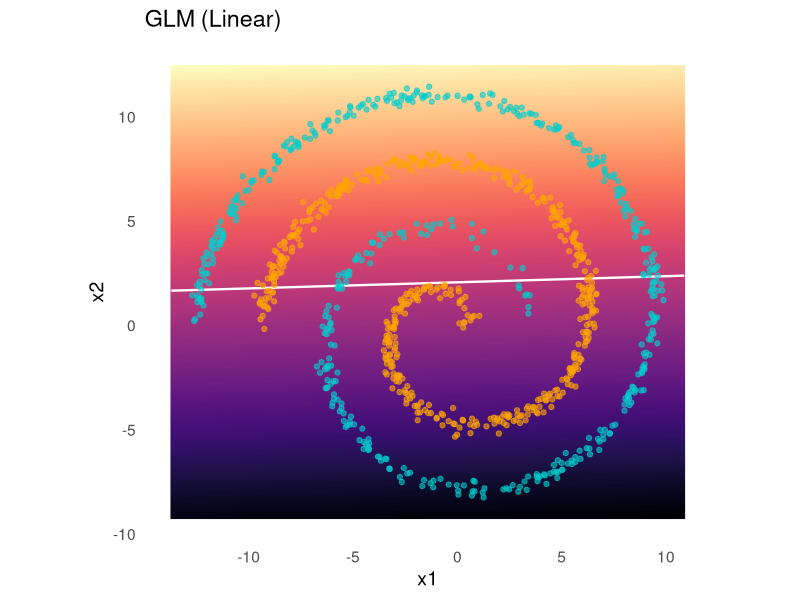
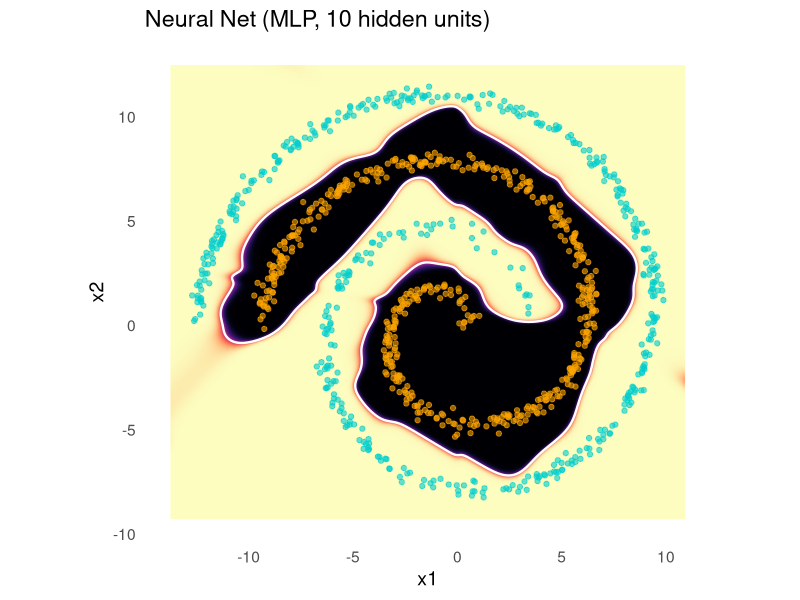
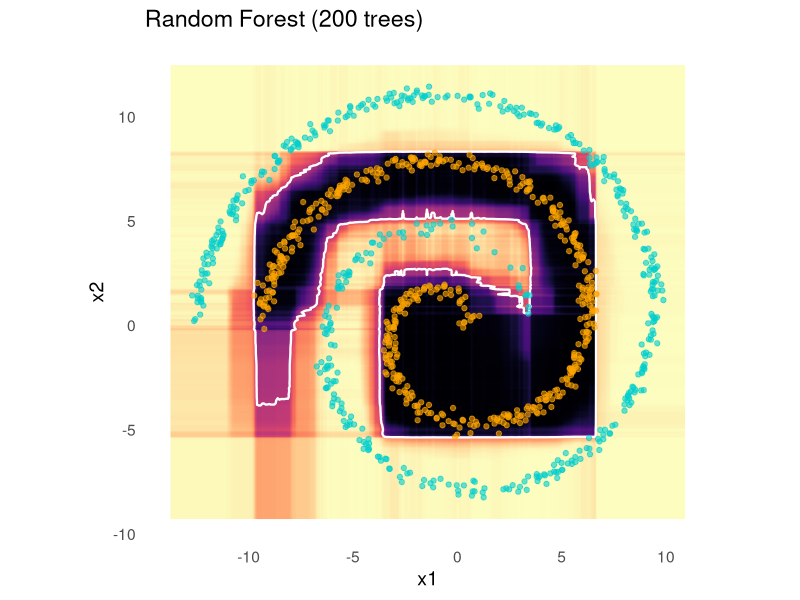

Recreate these plots in R, in order.
# install.packages(c("ggplot2", "viridis", "nnet", "randomForest"))  # if needed
library(ggplot2)
library(viridis)
library(nnet)
library(randomForest)

#--------------------------
# 1. Spiral Data Generator
#--------------------------
make_spiral <- function(n_points = 500, noise = 0.2, n_turns = 1.5) {
  theta <- sqrt(runif(n_points)) * 2 * pi * n_turns
  r1 <- theta
  r2 <- theta + pi
  x1 <- r1 * cos(theta) + rnorm(n_points, 0, noise)
  y1 <- r1 * sin(theta) + rnorm(n_points, 0, noise)
  x2 <- r2 * cos(theta) + rnorm(n_points, 0, noise)
  y2 <- r2 * sin(theta) + rnorm(n_points, 0, noise)

  df <- data.frame(
    x1 = c(x1, x2),
    x2 = c(y1, y2),
    class = factor(c(rep(0, n_points), rep(1, n_points)))
  )
  return(df)
}

# Generate the spiral data
set.seed(42)
df <- make_spiral(n_points = 500, noise = 0.2, n_turns = 1.5)

#--------------------------
# 2. Build prediction grid
#--------------------------
x1_seq <- seq(min(df$x1) - 1, max(df$x1) + 1, length.out = 300)
x2_seq <- seq(min(df$x2) - 1, max(df$x2) + 1, length.out = 300)
grid <- expand.grid(x1 = x1_seq, x2 = x2_seq)

#--------------------------
# 3. GLM baseline
#--------------------------
glm_mod <- glm(class ~ x1 + x2, family = binomial, data = df)
grid$prob_glm <- predict(glm_mod, newdata = grid, type = "response")

#--------------------------
# 4. Neural Net (MLP)
#--------------------------
nn_mod <- nnet(
  x = df[, c("x1", "x2")],
  y = class.ind(df$class),
  size = 25,          # hidden layer size
  softmax = TRUE,     # for classification
  maxit = 300,
  decay = 1e-4,
  trace = FALSE
)
grid$prob_nn <- predict(nn_mod, newdata = grid)[, 2]

#--------------------------
# 5. Random Forest
#--------------------------
rf_mod <- randomForest(class ~ x1 + x2, data = df, ntree = 1000)
grid$prob_rf <- as.numeric(predict(rf_mod, newdata = grid, type = "prob")[, 2])

#--------------------------
# 6. Plot function
#--------------------------
plot_model <- function(grid, prob_col, df, title) {
  ggplot() +
    geom_raster(data = grid, aes(x = x1, y = x2, fill = !!as.name(prob_col)), interpolate = TRUE) +
    geom_contour(data = grid, aes(x = x1, y = x2, z = !!as.name(prob_col)),
                 breaks = 0.5, color = "white", size = 0.8) +
    geom_point(data = df, aes(x = x1, y = x2, color = class), size = 1.5, alpha = 0.6) +
    scale_fill_viridis(name = "P(class=1)", option = "magma") +
    scale_color_manual(values = c("orange", "cyan3")) +
    coord_equal() +
    labs(title = title, x = "x1", y = "x2") +
    theme_minimal(base_size = 14) +
    theme(legend.position = "none", panel.grid = element_blank())
}

#--------------------------
# 7. Visualize
#--------------------------
plot_glm <- plot_model(grid, "prob_glm", df, "GLM (Linear)")
plot_nn  <- plot_model(grid, "prob_nn", df, "Neural Net (MLP, 10 hidden units)")
plot_rf  <- plot_model(grid, "prob_rf", df, "Random Forest (200 trees)")

# Display
print(plot_glm)
print(plot_nn)
print(plot_rf)
